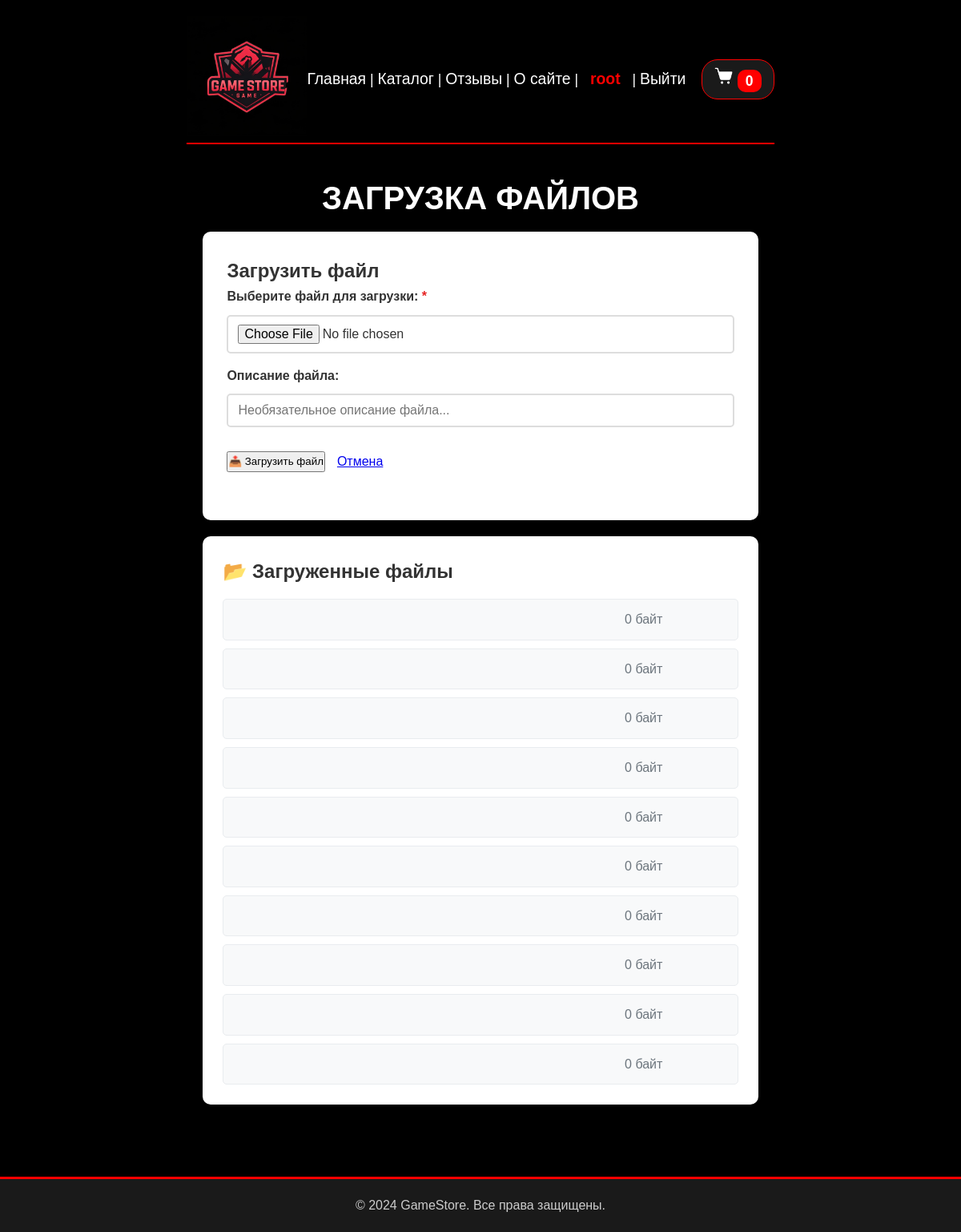
Before: /upload-file/ (signed in) with the older database file.
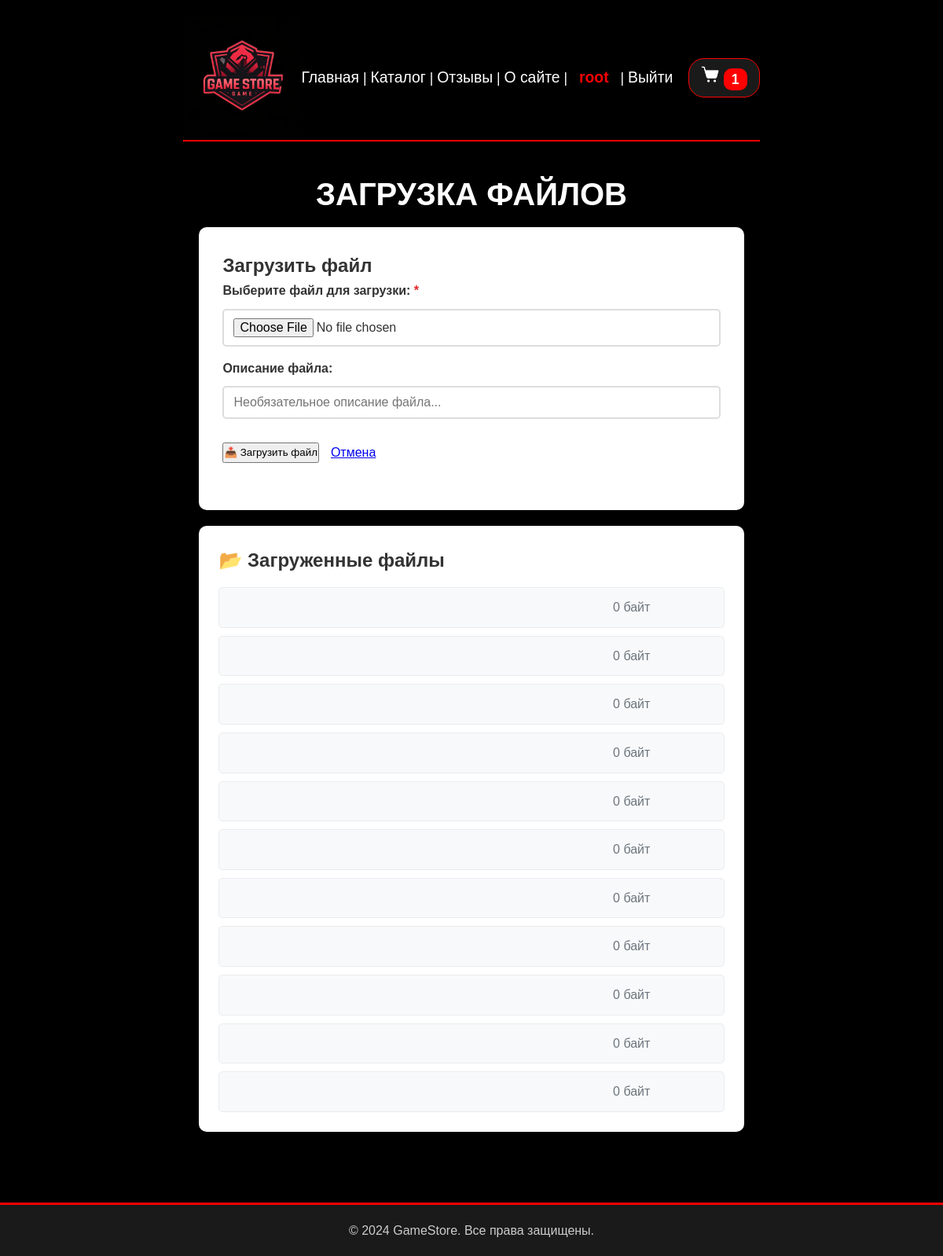
After: the same page with the newer database file.
### games/models.py (models this page shows, shortened)
class UploadFiles(models.Model):
    file = models.FileField(
        upload_to=upload_files_unique_name,
        verbose_name="Файл",
        validators=[
            FileExtensionValidator(allowed_extensions=['jpg', 'jpeg', 'png', 'pdf', 'txt', 'zip', 'rar'])
        ]
    )
    description = models.CharField(
        max_length=200,
        blank=True,
        verbose_name="Описание файла"
    )
    uploaded_at = models.DateTimeField(
        auto_now_add=True,
        verbose_name="Время загрузки"
    )
    file_size = models.IntegerField(
        verbose_name="Размер файла (байт)",
        default=0
    )
    original_filename = models.CharField(
        max_length=255,
        blank=True,
        verbose_name="Оригинальное имя файла"
    )
    class Meta:
        verbose_name = 'Загруженный файл'
        verbose_name_plural = 'Загруженные файлы'
        ordering = ['-uploaded_at']

class Cart(models.Model):
    user = models.OneToOneField(User, on_delete=models.CASCADE, verbose_name="Пользователь")
    created_at = models.DateTimeField(auto_now_add=True, verbose_name="Дата создания")
    updated_at = models.DateTimeField(auto_now=True, verbose_name="Дата обновления")
    def total_items(self):
        return sum(item.quantity for item in self.items.all())
    class Meta:
        verbose_name = 'Корзина'
        verbose_name_plural = 'Корзины'

class CartItem(models.Model):
    cart = models.ForeignKey(Cart, on_delete=models.CASCADE, related_name='items', verbose_name="Корзина")
    game = models.ForeignKey(Game, on_delete=models.PROTECT, verbose_name="Игра")
    quantity = models.PositiveIntegerField(default=1, verbose_name="Количество")
    added_at = models.DateTimeField(auto_now_add=True, verbose_name="Дата добавления")
    class Meta:
        verbose_name = 'Элемент корзины'
        verbose_name_plural = 'Элементы корзины'
        unique_together = ['cart', 'game']

### games/views.py (the view, shortened to what this page needs)
# urls.py: path('upload-file/', views.UploadFileView.as_view(), name='upload_file'),
class UploadFileView(DataMixin, FormView):
    form_class = UploadFileForm
    template_name = 'games/upload_file.html'
    success_url = reverse_lazy('upload_file')
    title_page = 'Загрузка файлов'
    def get_context_data(self, **kwargs):
        context = super().get_context_data(**kwargs)
        context['uploaded_files'] = UploadFiles.objects.all().order_by('-uploaded_at')
        return self.get_mixin_context(context)

### games/forms.py
class UploadFileForm(forms.ModelForm):
    class Meta:
        model = UploadFiles
        fields = ['file', 'description']
        widgets = {
            'file': forms.FileInput(attrs={
                'class': 'form-file',
                'accept': '.jpg,.jpeg,.png,.pdf,.txt,.zip,.rar'
            }),
            'description': forms.TextInput(attrs={
                'class': 'form-input',
                'placeholder': 'Необязательное описание файла...'
            }),
        }
        labels = {
            'file': 'Выберите файл для загрузки',
            'description': 'Описание файла',
        }

### games/utils.py (called while the page is built)
    def get_mixin_context(self, context, **kwargs):
        context['cat_selected'] = self.cat_selected if self.cat_selected is not None else 0
        context.update(kwargs)
        if 'genres' not in context:
            context['genres'] = Genre.objects.all()
        if 'tags' not in context:
            context['tags'] = Tag.objects.all()[:10]  # первые 15 тегов
        return context

### users/context_processors.py (called while the page is built)
def get_menu_context(request):
    return {'mainmenu': menu}

### games/templates/games/upload_file.html (shortened to what this page needs)
{% extends 'base.html' %}
{% block content %}
<div class="form-page">
    <h1 class="page-title">{{title|upper}}</h1>
    <div class="form-container">
        <div class="upload-section">
            <h2> Загрузить файл</h2>
            <form method="post" enctype="multipart/form-data" class="upload-form">
                <div class="form-fields">
                    {% for field in form %}
                    <div class="form-group {% if field.errors %}has-error{% endif %}">
                        <label class="form-label" for="{{ field.id_for_label }}">
                            {{ field.label }}:
                            {% if field.field.required %}<span class="required">*</span>{% endif %}
                        </label>
                        {{ field }}
                    </div>
                    {% endfor %}
                </div>
                <div class="form-actions">
                    <button type="submit" class="submit-btn">📤 Загрузить файл</button>
                    <a href="{% url 'catalog' %}" class="cancel-btn">Отмена</a>
                </div>
            </form>
        </div>
    </div>
    {% if uploaded_files %}
    <div class="uploaded-files-section">
        <h2>📂 Загруженные файлы</h2>
        <div class="files-list">
            {% for file in uploaded_files %}
            <div class="file-item">
                <div class="file-size">{{ file.size|filesizeformat }}</div>
            </div>
            {% endfor %}
        </div>
    </div>
    {% endif %}
</div>
{% endblock %}

### templates/base.html (shortened to what this page needs)
<!DOCTYPE html>
<head>
    {% load static %}
    <link type="text/css" href="{% static 'css/styles.css' %}" rel="stylesheet" />
</head>
<body>
    <div class="container">
        <div class="header-with-nav">
            <div class="logo">
                <img src="{% static 'images/logo.jpg' %}" alt="GAME STORE" class="logo-image">
            </div>
            <nav class="navbar">
                <p class="menu">
                    {% for item in mainmenu %}
                        <a href="{% url item.url_name %}" class="menu">{{ item.title }}</a>
                        {% if not forloop.last %} | {% endif %}
                    {% endfor %}
                    {% if user.is_authenticated %}
                        | <a href="{% url 'users:profile' %}" class="menu user-greeting">{{ user.username }}</a>
                        | <a href="{% url 'users:logout' %}" class="menu">Выйти</a>
                    {% else %}
                        | <a href="{% url 'users:login' %}" class="menu">Войти</a>
                    {% endif %}
                </p>
            </nav>
            <div class="header-right">
                <div class="cart-icon">
                    <a href="{% url 'cart' %}" style="text-decoration: none">
                        <img src="{% static 'images/cart-icon.png' %}" alt="Корзина" class="cart-img">
                        <span class="cart-count">
                            {% if user.is_authenticated %}
                                {{ user.cart.total_items|default:0 }}
                            {% else %}
                                0
                            {% endif %}
                        </span>
                    </a>
                </div>
            </div>
        </div>
        {% block content%} {% endblock %}
    </div>
    <footer class="footer">
        <p>&copy; 2024 GameStore. Все права защищены.</p>
    </footer>
</body>
</html>

Changed rows visible on the page:
added UploadFiles: size|filesizeformat "0 байт"
Other visible differences:
{{ user.cart.total_items|default:0 }}: "0" → "1"
